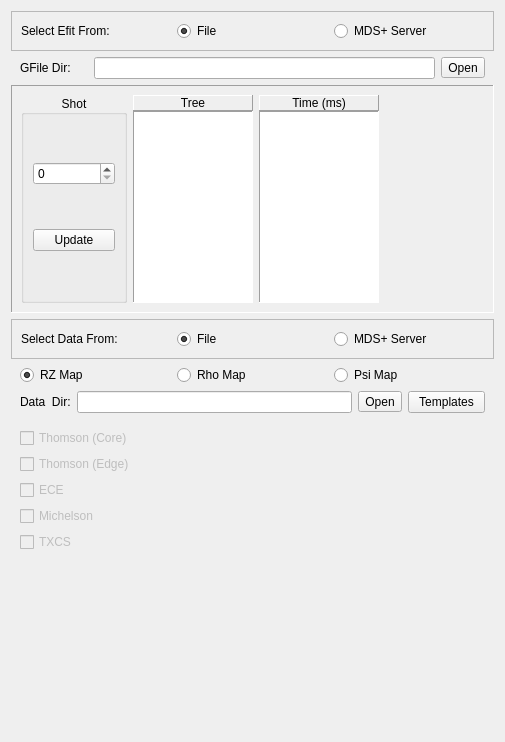
<?xml version="1.0" encoding="UTF-8"?>
<ui version="4.0">
 <class>SelectEfitTe</class>
 <widget class="QWidget" name="SelectEfitTe">
  <property name="geometry">
   <rect>
    <x>0</x>
    <y>0</y>
    <width>505</width>
    <height>742</height>
   </rect>
  </property>
  <property name="windowTitle">
   <string>Form</string>
  </property>
  <layout class="QGridLayout" name="gridLayout_4">
   <item row="2" column="0">
    <widget class="QFrame" name="frame_6">
     <property name="frameShape">
      <enum>QFrame::StyledPanel</enum>
     </property>
     <property name="frameShadow">
      <enum>QFrame::Raised</enum>
     </property>
     <layout class="QGridLayout" name="gridLayout_9">
      <item row="0" column="0">
       <widget class="QLabel" name="label_2">
        <property name="text">
         <string>Select Efit From:</string>
        </property>
       </widget>
      </item>
      <item row="0" column="1">
       <widget class="QRadioButton" name="rbFile_2">
        <property name="text">
         <string>File</string>
        </property>
        <property name="checked">
         <bool>true</bool>
        </property>
       </widget>
      </item>
      <item row="0" column="2">
       <widget class="QRadioButton" name="rbMdsPlus_2">
        <property name="text">
         <string>MDS+ Server</string>
        </property>
       </widget>
      </item>
     </layout>
    </widget>
   </item>
   <item row="3" column="0">
    <widget class="QFrame" name="frame_5">
     <property name="frameShape">
      <enum>QFrame::NoFrame</enum>
     </property>
     <property name="frameShadow">
      <enum>QFrame::Plain</enum>
     </property>
     <layout class="QGridLayout" name="gridLayout_3">
      <property name="margin">
       <number>0</number>
      </property>
      <item row="0" column="0">
       <layout class="QHBoxLayout" name="horizontalLayout_2">
        <property name="leftMargin">
         <number>9</number>
        </property>
        <property name="rightMargin">
         <number>9</number>
        </property>
        <item>
         <widget class="QLabel" name="lGFileDir">
          <property name="sizePolicy">
           <sizepolicy hsizetype="Fixed" vsizetype="Preferred">
            <horstretch>0</horstretch>
            <verstretch>0</verstretch>
           </sizepolicy>
          </property>
          <property name="minimumSize">
           <size>
            <width>68</width>
            <height>0</height>
           </size>
          </property>
          <property name="text">
           <string>GFile Dir:</string>
          </property>
         </widget>
        </item>
        <item>
         <widget class="QLineEdit" name="leGFileDir">
          <property name="dragEnabled">
           <bool>true</bool>
          </property>
         </widget>
        </item>
        <item>
         <widget class="QToolButton" name="tbGFileDir">
          <property name="text">
           <string>Open</string>
          </property>
         </widget>
        </item>
       </layout>
      </item>
     </layout>
    </widget>
   </item>
   <item row="4" column="0">
    <widget class="QFrame" name="frame_4">
     <property name="frameShape">
      <enum>QFrame::Panel</enum>
     </property>
     <property name="frameShadow">
      <enum>QFrame::Sunken</enum>
     </property>
     <layout class="QHBoxLayout" name="horizontalLayout">
      <item>
       <widget class="QGroupBox" name="groupBox">
        <property name="title">
         <string>Shot</string>
        </property>
        <property name="alignment">
         <set>Qt::AlignCenter</set>
        </property>
        <layout class="QGridLayout" name="gridLayout">
         <item row="0" column="0">
          <widget class="SpinBox" name="spbShot">
           <property name="sizePolicy">
            <sizepolicy hsizetype="Expanding" vsizetype="Fixed">
             <horstretch>0</horstretch>
             <verstretch>0</verstretch>
            </sizepolicy>
           </property>
           <property name="maximum">
            <number>100000</number>
           </property>
          </widget>
         </item>
         <item row="1" column="0">
          <widget class="QPushButton" name="bUpdate">
           <property name="text">
            <string>Update</string>
           </property>
          </widget>
         </item>
        </layout>
       </widget>
      </item>
      <item>
       <layout class="QVBoxLayout" name="treeLayout">
        <property name="spacing">
         <number>0</number>
        </property>
        <item>
         <widget class="QLabel" name="lTree">
          <property name="frameShape">
           <enum>QFrame::Panel</enum>
          </property>
          <property name="frameShadow">
           <enum>QFrame::Raised</enum>
          </property>
          <property name="text">
           <string>Tree</string>
          </property>
          <property name="alignment">
           <set>Qt::AlignCenter</set>
          </property>
         </widget>
        </item>
        <item>
         <widget class="QListWidget" name="listTree">
          <property name="sizePolicy">
           <sizepolicy hsizetype="Preferred" vsizetype="Expanding">
            <horstretch>0</horstretch>
            <verstretch>0</verstretch>
           </sizepolicy>
          </property>
          <property name="maximumSize">
           <size>
            <width>120</width>
            <height>16777215</height>
           </size>
          </property>
          <property name="frameShape">
           <enum>QFrame::Panel</enum>
          </property>
         </widget>
        </item>
       </layout>
      </item>
      <item>
       <layout class="QVBoxLayout" name="timeLayout">
        <property name="spacing">
         <number>0</number>
        </property>
        <item>
         <widget class="QLabel" name="lTime">
          <property name="frameShape">
           <enum>QFrame::Panel</enum>
          </property>
          <property name="frameShadow">
           <enum>QFrame::Raised</enum>
          </property>
          <property name="text">
           <string>Time (ms)</string>
          </property>
          <property name="alignment">
           <set>Qt::AlignCenter</set>
          </property>
         </widget>
        </item>
        <item>
         <widget class="QListWidget" name="listTime">
          <property name="sizePolicy">
           <sizepolicy hsizetype="Preferred" vsizetype="Expanding">
            <horstretch>0</horstretch>
            <verstretch>0</verstretch>
           </sizepolicy>
          </property>
          <property name="maximumSize">
           <size>
            <width>120</width>
            <height>16777215</height>
           </size>
          </property>
          <property name="frameShape">
           <enum>QFrame::Panel</enum>
          </property>
         </widget>
        </item>
       </layout>
      </item>
      <item>
       <spacer name="horizontalSpacer">
        <property name="orientation">
         <enum>Qt::Horizontal</enum>
        </property>
        <property name="sizeHint" stdset="0">
         <size>
          <width>34</width>
          <height>20</height>
         </size>
        </property>
       </spacer>
      </item>
     </layout>
    </widget>
   </item>
   <item row="5" column="0">
    <widget class="QFrame" name="frame">
     <property name="frameShape">
      <enum>QFrame::StyledPanel</enum>
     </property>
     <property name="frameShadow">
      <enum>QFrame::Raised</enum>
     </property>
     <layout class="QGridLayout" name="gridLayout_7">
      <item row="0" column="0">
       <widget class="QLabel" name="label">
        <property name="text">
         <string>Select Data From:</string>
        </property>
       </widget>
      </item>
      <item row="0" column="1">
       <widget class="QRadioButton" name="rbFile">
        <property name="text">
         <string>File</string>
        </property>
        <property name="checked">
         <bool>true</bool>
        </property>
       </widget>
      </item>
      <item row="0" column="2">
       <widget class="QRadioButton" name="rbMdsPlus">
        <property name="text">
         <string>MDS+ Server</string>
        </property>
       </widget>
      </item>
     </layout>
    </widget>
   </item>
   <item row="6" column="0">
    <widget class="QFrame" name="frame_2">
     <layout class="QGridLayout" name="gridLayout_2">
      <property name="margin">
       <number>0</number>
      </property>
      <item row="0" column="0">
       <layout class="QHBoxLayout" name="horizontalLayout_4">
        <property name="leftMargin">
         <number>9</number>
        </property>
        <property name="rightMargin">
         <number>9</number>
        </property>
        <item>
         <widget class="QRadioButton" name="rbRZMap">
          <property name="text">
           <string>RZ Map</string>
          </property>
          <property name="checked">
           <bool>true</bool>
          </property>
         </widget>
        </item>
        <item>
         <widget class="QRadioButton" name="rbRhoMap">
          <property name="text">
           <string>Rho Map</string>
          </property>
         </widget>
        </item>
        <item>
         <widget class="QRadioButton" name="rbPsiMap">
          <property name="text">
           <string>Psi Map</string>
          </property>
         </widget>
        </item>
       </layout>
      </item>
      <item row="1" column="0">
       <layout class="QHBoxLayout" name="horizontalLayout_3">
        <property name="leftMargin">
         <number>9</number>
        </property>
        <property name="rightMargin">
         <number>9</number>
        </property>
        <item>
         <widget class="QLabel" name="lDataDir">
          <property name="sizePolicy">
           <sizepolicy hsizetype="Fixed" vsizetype="Preferred">
            <horstretch>0</horstretch>
            <verstretch>0</verstretch>
           </sizepolicy>
          </property>
          <property name="text">
           <string>Data  Dir:</string>
          </property>
         </widget>
        </item>
        <item>
         <widget class="QLineEdit" name="leDataDir">
          <property name="dragEnabled">
           <bool>true</bool>
          </property>
         </widget>
        </item>
        <item>
         <widget class="QToolButton" name="tbData">
          <property name="text">
           <string>Open</string>
          </property>
         </widget>
        </item>
        <item>
         <widget class="QPushButton" name="pbTemplates">
          <property name="maximumSize">
           <size>
            <width>77</width>
            <height>16777215</height>
           </size>
          </property>
          <property name="text">
           <string>Templates</string>
          </property>
         </widget>
        </item>
       </layout>
      </item>
     </layout>
    </widget>
   </item>
   <item row="8" column="0">
    <widget class="QFrame" name="frame_3">
     <layout class="QGridLayout" name="gridLayout_5">
      <item row="2" column="0">
       <widget class="QCheckBox" name="diagnostics3">
        <property name="enabled">
         <bool>false</bool>
        </property>
        <property name="text">
         <string>ECE</string>
        </property>
       </widget>
      </item>
      <item row="0" column="0">
       <widget class="QCheckBox" name="diagnostics1">
        <property name="enabled">
         <bool>false</bool>
        </property>
        <property name="text">
         <string>Thomson (Core)</string>
        </property>
       </widget>
      </item>
      <item row="1" column="0">
       <widget class="QCheckBox" name="diagnostics2">
        <property name="enabled">
         <bool>false</bool>
        </property>
        <property name="text">
         <string>Thomson (Edge)</string>
        </property>
       </widget>
      </item>
      <item row="3" column="0">
       <widget class="QCheckBox" name="diagnostics4">
        <property name="enabled">
         <bool>false</bool>
        </property>
        <property name="text">
         <string>Michelson</string>
        </property>
       </widget>
      </item>
      <item row="4" column="0">
       <widget class="QCheckBox" name="diagnostics5">
        <property name="enabled">
         <bool>false</bool>
        </property>
        <property name="text">
         <string>TXCS</string>
        </property>
       </widget>
      </item>
     </layout>
    </widget>
   </item>
   <item row="9" column="0">
    <spacer name="verticalSpacer">
     <property name="orientation">
      <enum>Qt::Vertical</enum>
     </property>
     <property name="sizeHint" stdset="0">
      <size>
       <width>20</width>
       <height>131</height>
      </size>
     </property>
    </spacer>
   </item>
  </layout>
 </widget>
 <customwidgets>
  <customwidget>
   <class>SpinBox</class>
   <extends>QSpinBox</extends>
   <header>spinbox</header>
  </customwidget>
 </customwidgets>
 <resources/>
 <connections/>
</ui>
